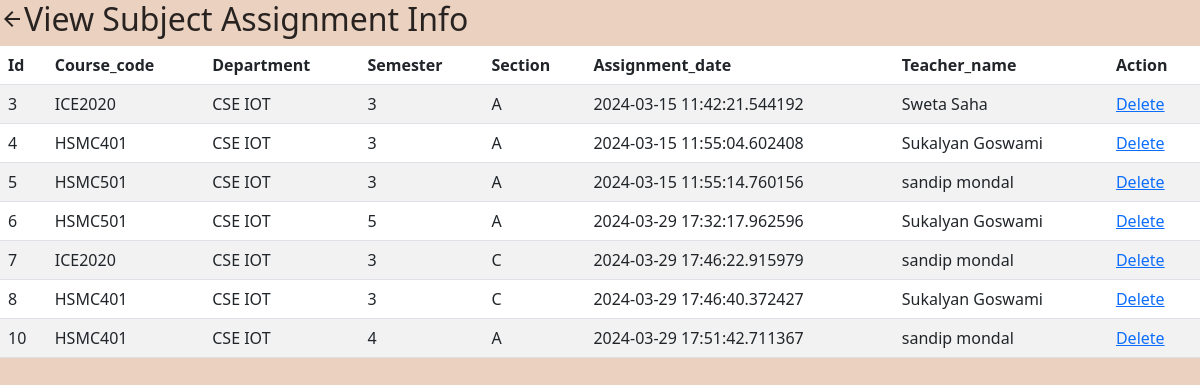
Screenshot of /admin/assignview.php with the database file from the repository.
### tables this page shows
CREATE TABLE `tbl_teacher_assignment` (
  `id` int(255) NOT NULL,
  `course_code` varchar(255) NOT NULL,
  `department` varchar(255) NOT NULL,
  `semester` int(255) NOT NULL,
  `section` varchar(255) NOT NULL,
  `assigned_to` int(255) NOT NULL,
  `assignment_date` timestamp(6) NOT NULL DEFAULT current_timestamp(6)
);

CREATE TABLE `tbl_teacher` (
  `teacher_id` int(255) NOT NULL,
  `name` varchar(255) NOT NULL,
  `email` varchar(255) NOT NULL,
  `timestamp` timestamp(6) NOT NULL DEFAULT current_timestamp(6)
);

### admin/assignview.php (the view, shortened to what this page needs)
<?php
include '../dependancies.php';
include '../connect.php';
$table = "tbl_teacher_assignment";
$query = "SELECT tbl_teacher_assignment.*, tbl_teacher.name as teacher_name
          FROM $table
          JOIN tbl_teacher ON tbl_teacher_assignment.assigned_to = tbl_teacher.teacher_id";
$result = mysqli_query($con, $query);
?>
<!DOCTYPE html>
<html>
<head>
    <?php include '../dependancies.php' ?>
</head>
<body style="position: relative;">
        <h2 class="text-left"><a href="index.php" title="Back to Dashboard"><span class="material-symbols-outlined">
        </span></a>View Subject Assignment Info</h2>
        <?php
        if (mysqli_num_rows($result) > 0) {
            echo "<table class='table table-striped w-100'>";
            echo "<thead><tr>";
            $fields = mysqli_fetch_fields($result);
            foreach ($fields as $field) {
                if ($field->name != "assigned_to") {
                    echo "<th>" . ucfirst($field->name) . "</th>";
                }
            }
            echo "<th>Action</th>";
            echo "</tr></thead>";
            echo "<tbody>";
            while ($row = mysqli_fetch_assoc($result)) {
                echo "<tr>";
                foreach ($row as $key => $value) {
                    if ($key != "assigned_to") {
                        echo "<td>" . $value . "</td>";
                    }
                }
                echo "<td><a href='deleteassignment.php?id=" . $row['id'] . "'>Delete</a></td>";
                echo "</tr>";
            }
            echo "</tbody></table>";
        } else {
            echo "<p>No data available.</p>";
        }
        ?>
</body>
</html>

### dependancies.php (shortened to what this page needs)
<link href="https://cdn.jsdelivr.net/npm/bootstrap@5.3.0/dist/css/bootstrap.min.css" rel="stylesheet"
>
<link rel="stylesheet" href="../style.css">
<link rel="stylesheet" href="https://cdnjs.cloudflare.com/ajax/libs/font-awesome/6.4.0/css/all.min.css"
 />

### style.css (style rules this page uses)
h2, label, span { color: rgba(0, 0, 0, 0.831); }
body { background-color: rgb(234, 209, 192); min-height: 100vh; }

### rows the page displays
tbl_teacher_assignment: id "3", course_code "ICE2020", department "CSE IOT", semester "3", section "A", assignment_date "2024-03-15 11:42:21.544192", tbl_teacher.name "Sweta Saha"
tbl_teacher_assignment: id "4", course_code "HSMC401", department "CSE IOT", semester "3", section "A", assignment_date "2024-03-15 11:55:04.602408", tbl_teacher.name "Sukalyan Goswami"
tbl_teacher_assignment: id "5", course_code "HSMC501", department "CSE IOT", semester "3", section "A", assignment_date "2024-03-15 11:55:14.760156", tbl_teacher.name "sandip mondal"
tbl_teacher_assignment: id "6", course_code "HSMC501", department "CSE IOT", semester "5", section "A", assignment_date "2024-03-29 17:32:17.962596", tbl_teacher.name "Sukalyan Goswami"
tbl_teacher_assignment: id "7", course_code "ICE2020", department "CSE IOT", semester "3", section "C", assignment_date "2024-03-29 17:46:22.915979", tbl_teacher.name "sandip mondal"
tbl_teacher_assignment: id "8", course_code "HSMC401", department "CSE IOT", semester "3", section "C", assignment_date "2024-03-29 17:46:40.372427", tbl_teacher.name "Sukalyan Goswami"
tbl_teacher_assignment: id "10", course_code "HSMC401", department "CSE IOT", semester "4", section "A", assignment_date "2024-03-29 17:51:42.711367", tbl_teacher.name "sandip mondal"

### other values shown
$field->name "Id"
$field->name "Course_code"
$field->name "Department"
$field->name "Semester"
$field->name "Section"
$field->name "Assignment_date"
$field->name "Teacher_name"
